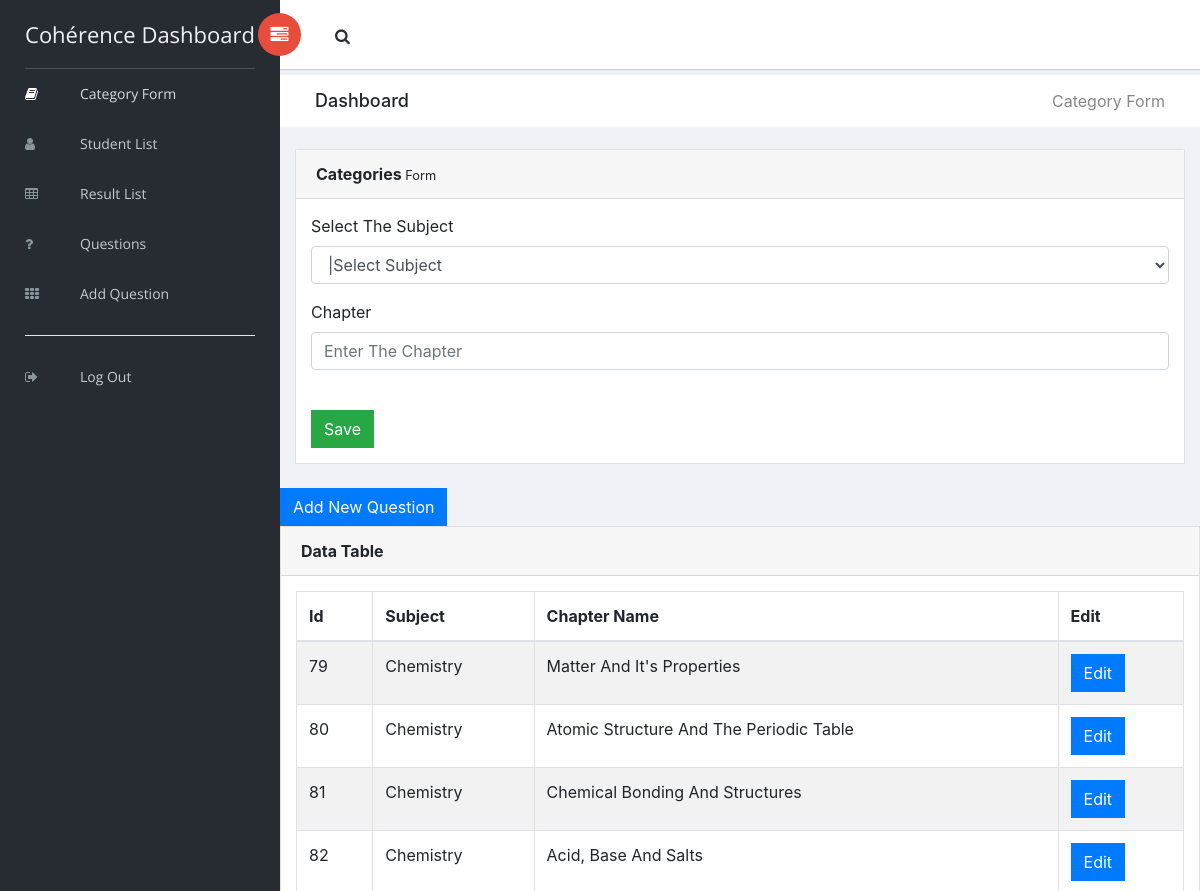
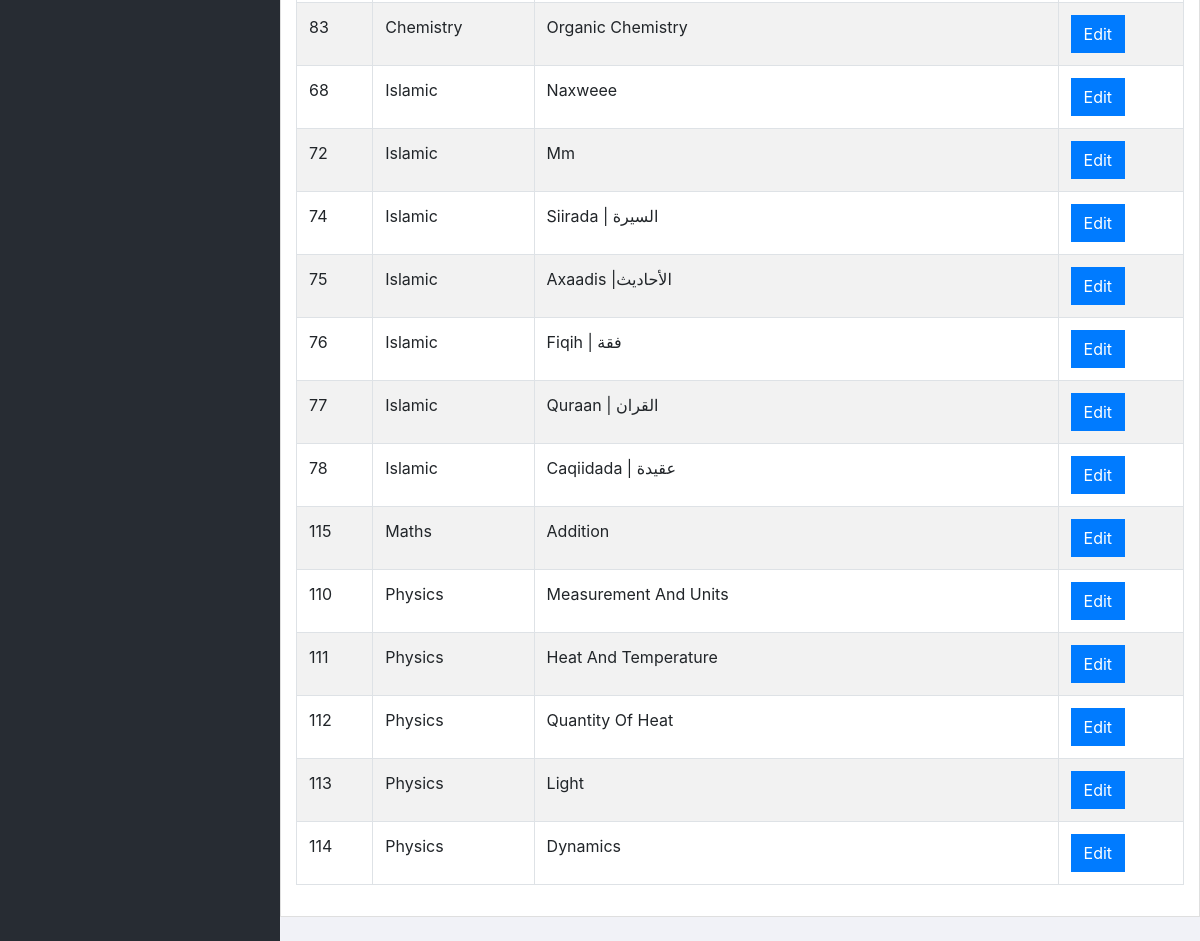
The page /Admin2/categories.php on the database its author committed (2 pictures, top to bottom).
### tables this page shows
CREATE TABLE `tblcategory` (
  `id` int(11) NOT NULL,
  `subject` varchar(255) NOT NULL,
  `chapter_name` varchar(255) NOT NULL
);

### Admin2/categories.php (the view, shortened to what this page needs)
<?php
include('connection.php');
$query=mysqli_query($conn,"SELECT * FROM tblcategory ");
while($row=mysqli_fetch_array($query)){
    $subject = $row['subject'];
  $chapter = $row['chapter_name'];
}
$update =false;
$subject = $chapter_name = $time = '';
$query = "SELECT * FROM tblcategory ORDER BY subject ";
	$result = mysqli_query($conn, $query);
		$users = mysqli_fetch_all($result, MYSQLI_ASSOC);
?>
<?php include('header.php'); ?>
    <aside id="left-panel" class="left-panel">
        <nav class="navbar navbar-expand-sm navbar-default">
            <div class="navbar-header">
                <a class="navbar-brand" href="./">Cohérence Dashboard</a>
            </div>
            <div id="main-menu" class="main-menu collapse navbar-collapse">
                <ul class="nav navbar-nav">
                    <li class="active">
                        <a href="categories.php"><i class="menu-icon fa fa-book" ></i>Category Form</a>
                    </li>
                    <li>
                        <a href="students_list.php"><i class="menu-icon fa fa-user"></i>Student List</a>
                    </li>
                    <li>
                        <a href="results_list.php"><i class="menu-icon fa fa-table"></i>Result List</a>
                    </li>
                    <li>
                        <a href="questions_list.php"><i class="menu-icon fa fa-question"></i>Questions </a>
                    </li>
                    <li>
                        <a href="Add_question.php"><i class="menu-icon fa fa-th"></i>Add Question</a>
                    </li>
                    <li>
                         <hr style="background-color:white">
                       <a href="logout.php"><i class="menu-icon fa fa-sign-out"></i>Log Out </a>
                    </li>
                </ul>
            </div>
        </nav>
    </aside>
    <div id="right-panel" class="right-panel">
        <header id="header" class="header">
            <div class="header-menu">
                <div class="col-sm-7">
                    <a id="menuToggle" class="menutoggle pull-left"><i class="fa fa fa-tasks"></i></a>
                    <div class="header-left">
                        <button class="search-trigger"><i class="fa fa-search"></i></button>
                    </div>
                </div>
                <div class="col-sm-5">
                </div>
            </div>
        </header>
        <div class="breadcrumbs">
            <div class="col-sm-4">
                <div class="page-header float-left">
                    <div class="page-title">
                        <h1>Dashboard</h1>
                    </div>
                </div>
            </div>
            <div class="col-sm-8">
                <div class="page-header float-right">
                    <div class="page-title">
                        <ol class="breadcrumb text-right">
                            <li><a href="#">Category Form</a></li>
                        </ol>
                    </div>
                </div>
            </div>
        </div>
        <div class="content mt-3">
            <div class="animated fadeIn">
                <div class="row">
                    <div class="col-lg-12">
                        <div class="card">
                            <div class="card-header"><strong>Categories</strong><small> Form</small></div>
                            <div class="card-body card-block">
                                <form action="" method="post">
                        <div class="form-group">
                                <label>Select The Subject</label>
                                <select name="subject" class="form-control"  value="<?php echo htmlspecialchars($subject)?>" >
                                <option value="<?php echo $row['subject'];?>"><?php echo $row['subject'];?> |Select Subject</option>
                                </select>
                            </div>
                            <div class="form-group">
                                <label>Chapter </label>
                                <input type="text" name="chapter_name" class="form-control" value="<?php echo $row['chapter_name'];?><?php echo htmlspecialchars($chapter_name)?>"  placeholder="Enter The Chapter" autocomplete="off" required>
                            </div>
                            <br>
                            <?php if ($update == true): ?>
	<button class="btn btn-warning" type="submit" name="update"  >update</button>
<?php else: ?>
	<button class="btn btn-success" type="submit" name="submit" >Save</button>
<?php endif ?>
                             </div>
                        </div>
                    </div>
            </div>
</div>
        </div>
<a href="Add_question.php" class="btn btn-primary" >Add New Question</a>
<div class="row">
                    <div class="col-md-12">
                        <div class="card">
                            <div class="card-header">
                                <strong class="card-title">Data Table</strong>
                            </div>
                            <div class="card-body">
                                <table id="bootstrap-data-table-export" class="table table-striped table-bordered">
                                    <thead>
                                        <tr>
                                            <th>Id</th>
                                            <th>Subject</th>
                                            <th>Chapter Name</th>
                                            <th>Edit</th>
                                        </tr>
                                    </thead>
                                     <tbody>
  <?php foreach($users as $user): ?>
    <tr>
      <td><?php echo $user['id']; ?></td>
      <td><?php echo $user['subject']; ?></td>
      <td class="text-capitalize"><?php echo $user['chapter_name']; ?></td>
      <td>
				<a href="categories.php?edit=<?php echo $user['id']; ?>" class="btn btn-primary" >Edit</a>
			</td>
    </tr>
<?php endforeach; ?>
  </tbody>
                                </table>
                            </div>
                        </div>
                    </div>
</div>
                </div>
</body>
</html>

### Admin2/header.php (shortened to what this page needs)
<!doctype html>
<html class="no-js" lang="en">
<head>
    <link rel="stylesheet" href="vendors/bootstrap/dist/css/bootstrap.min.css">
    <link rel="stylesheet" href="vendors/font-awesome/css/font-awesome.min.css">
    <link rel="stylesheet" href="vendors/themify-icons/css/themify-icons.css">
    <link rel="stylesheet" href="vendors/flag-icon-css/css/flag-icon.min.css">
    <link rel="stylesheet" href="vendors/selectFX/css/cs-skin-elastic.css">
    <link rel="stylesheet" href="vendors/chosen/chosen.min.css">
    <link rel="stylesheet" href="assets/css/style.css">
</head>

### rows shown on the page
tblcategory: id "79", subject "Chemistry", chapter_name "Matter And It's Properties"
tblcategory: id "80", subject "Chemistry", chapter_name "Atomic Structure And The Periodic Table"
tblcategory: id "81", subject "Chemistry", chapter_name "Chemical Bonding And Structures"
tblcategory: id "82", subject "Chemistry", chapter_name "Acid, Base And Salts"
tblcategory: id "83", subject "Chemistry", chapter_name "Organic Chemistry"
tblcategory: id "68", subject "Islamic", chapter_name "Naxweee"
tblcategory: id "72", subject "Islamic", chapter_name "Mm"
tblcategory: id "74", subject "Islamic", chapter_name "Siirada | السيرة"
tblcategory: id "75", subject "Islamic", chapter_name "Axaadis |الأحاديث"
tblcategory: id "76", subject "Islamic", chapter_name "Fiqih | فقة"
tblcategory: id "77", subject "Islamic", chapter_name "Quraan | القران"
tblcategory: id "78", subject "Islamic", chapter_name "Caqiidada | عقيدة"
tblcategory: id "115", subject "Maths", chapter_name "Addition"
tblcategory: id "110", subject "Physics", chapter_name "Measurement And Units"
tblcategory: id "111", subject "Physics", chapter_name "Heat And Temperature"
tblcategory: id "112", subject "Physics", chapter_name "Quantity Of Heat"
tblcategory: id "113", subject "Physics", chapter_name "Light"
tblcategory: id "114", subject "Physics", chapter_name "Dynamics"
